Frame 1 (no input): blank canvas, image omitted
Frame 60 (no input): blank canvas, image omitted
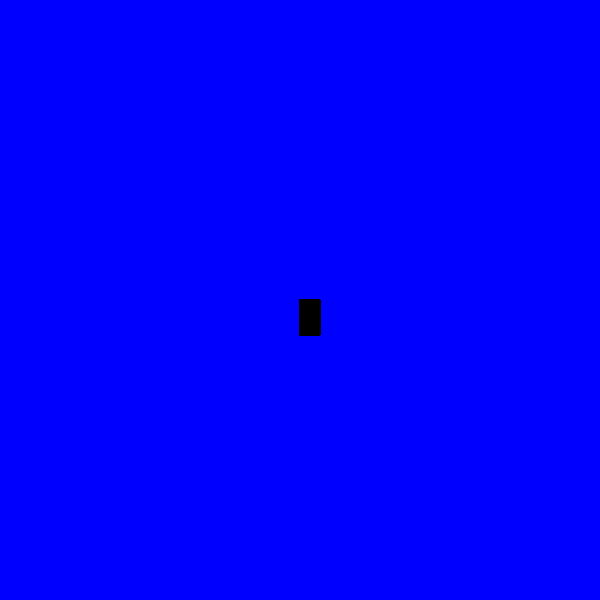
Frame 120 (the mouse pressed at the canvas centre since frame 60)

The p5.js sketch whose frames 1 and 60 were blank and that drew this single picture after the mouse press (run headless with seeded random() and noise() and a simulated clock; from frame 60 on, the mouse is pressed at the canvas centre):

// p5.js sketch
// ── sketch.js
function setup () {
    createCanvas (600,600);
    background ("blue");
    }
    
    function draw () {
      
    fill ("black");
    stroke ("black");
    
     // console.log(mouseIsPressed);
    
     if (mouseIsPressed) 
       rect (mouseX, mouseY, 20, 35)
     }
    
    
    
    
